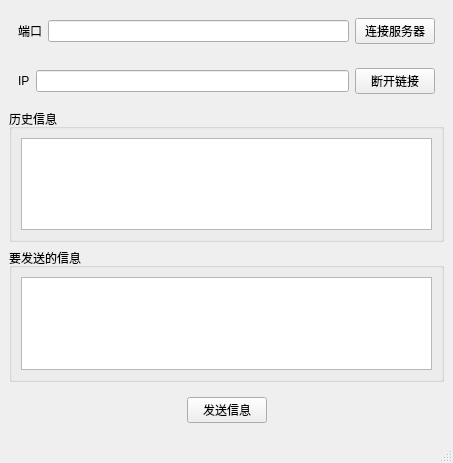
<?xml version="1.0" encoding="UTF-8"?>
<ui version="4.0">
 <class>MainWindow</class>
 <widget class="QMainWindow" name="MainWindow">
  <property name="geometry">
   <rect>
    <x>0</x>
    <y>0</y>
    <width>453</width>
    <height>463</height>
   </rect>
  </property>
  <property name="windowTitle">
   <string>MainWindow</string>
  </property>
  <widget class="QWidget" name="centralwidget">
   <layout class="QVBoxLayout" name="verticalLayout">
    <item>
     <widget class="QWidget" name="widget" native="true">
      <layout class="QHBoxLayout" name="horizontalLayout">
       <item>
        <widget class="QLabel" name="label">
         <property name="text">
          <string>端口</string>
         </property>
        </widget>
       </item>
       <item>
        <widget class="QLineEdit" name="u_port"/>
       </item>
       <item>
        <widget class="QPushButton" name="u_connect">
         <property name="text">
          <string>连接服务器</string>
         </property>
        </widget>
       </item>
      </layout>
     </widget>
    </item>
    <item>
     <widget class="QWidget" name="widget_3" native="true">
      <layout class="QHBoxLayout" name="horizontalLayout_6">
       <item>
        <widget class="QLabel" name="label_3">
         <property name="text">
          <string>IP</string>
         </property>
        </widget>
       </item>
       <item>
        <widget class="QLineEdit" name="u_ip"/>
       </item>
       <item>
        <widget class="QPushButton" name="u_disconnect">
         <property name="text">
          <string>断开链接</string>
         </property>
        </widget>
       </item>
      </layout>
     </widget>
    </item>
    <item>
     <widget class="QGroupBox" name="groupBox">
      <property name="title">
       <string>历史信息</string>
      </property>
      <layout class="QHBoxLayout" name="horizontalLayout_2">
       <item>
        <widget class="QTextEdit" name="u_show"/>
       </item>
      </layout>
     </widget>
    </item>
    <item>
     <widget class="QGroupBox" name="groupBox_2">
      <property name="title">
       <string>要发送的信息</string>
      </property>
      <layout class="QHBoxLayout" name="horizontalLayout_3">
       <item>
        <widget class="QTextEdit" name="u_msg"/>
       </item>
      </layout>
     </widget>
    </item>
    <item>
     <widget class="QWidget" name="widget_2" native="true">
      <layout class="QHBoxLayout" name="horizontalLayout_4">
       <item>
        <spacer name="horizontalSpacer">
         <property name="orientation">
          <enum>Qt::Horizontal</enum>
         </property>
         <property name="sizeHint" stdset="0">
          <size>
           <width>55</width>
           <height>20</height>
          </size>
         </property>
        </spacer>
       </item>
       <item>
        <widget class="QPushButton" name="u_send_msg">
         <property name="text">
          <string>发送信息</string>
         </property>
        </widget>
       </item>
       <item>
        <spacer name="horizontalSpacer_2">
         <property name="orientation">
          <enum>Qt::Horizontal</enum>
         </property>
         <property name="sizeHint" stdset="0">
          <size>
           <width>54</width>
           <height>20</height>
          </size>
         </property>
        </spacer>
       </item>
      </layout>
     </widget>
    </item>
   </layout>
  </widget>
  <widget class="QMenuBar" name="menubar">
   <property name="geometry">
    <rect>
     <x>0</x>
     <y>0</y>
     <width>453</width>
     <height>27</height>
    </rect>
   </property>
  </widget>
  <widget class="QStatusBar" name="statusbar"/>
 </widget>
 <resources/>
 <connections/>
</ui>
